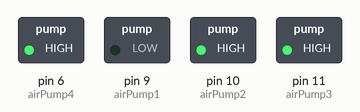
The sketch below on a simulated Arduino Uno, built with avr-gcc and run on an emulated ATmega328P. On the bench: switched loads named in the sketch (green lamp = pin HIGH).

Above: at 0.5 s.
At 1.5 s:
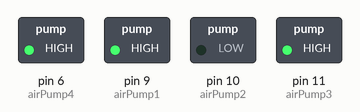
At 2.5 s:
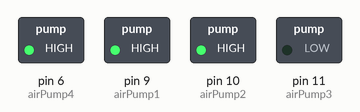
At 3.5 s:
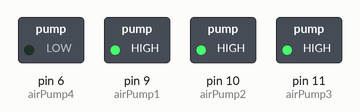
Timing chart, 0 to 5.2 s (numbered marks = the images above):
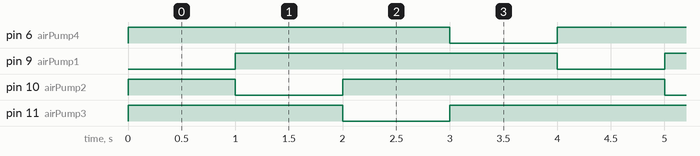

Measured:
- by itself, pin 6 (airPump4), pin 9 (airPump1): alternates HIGH for 3.0 s and LOW for 1.0 s
- by itself, pin 10 (airPump2), pin 11 (airPump3): repeats every 4.0 s: LOW 1.0 s, HIGH 3.0 s
- by itself, everything shown: repeats every 4.0 s, in 4 steps

The sketch:

pump_test.ino
```cpp
#include <math.h>

#include <Servo.h>
int top = 10;
int delayT = 60;
int frameCount = 0;

const int airPump1 = 9;    //Air pump motor with npn transistor at pin 9 of Arduino
const int airPump2 = 10;    //Air pump motor with npn transistor at pin 9 of Arduino
const int airPump3 = 11;    //Air pump motor with npn transistor at pin 9 of Arduino
const int airPump4 = 6;    //Air pump motor with npn transistor at pin 9 of Arduino

const int MPU=0x68;
int16_t AcX,AcY,AcZ,Tmp,GyX,GyY,GyZ;
double pitch,roll;
int airPumpOutput = 0;


void setup(){
Serial.begin(9600);
pinMode(airPump1,OUTPUT);
pinMode(airPump2,OUTPUT);
pinMode(airPump3,OUTPUT);
pinMode(airPump4,OUTPUT);
airPumpOutput  = 255;
}


void loop(){


analogWrite(airPump1,0);
analogWrite(airPump2,255);
analogWrite(airPump3,255);
analogWrite(airPump4,255);
//Serial.print("airPumpOutput = ");Serial.println(airPumpOutput);
delay(1000);

analogWrite(airPump1,255);
analogWrite(airPump2,0);
analogWrite(airPump3,255);
analogWrite(airPump4,255);
//Serial.print("airPumpOutput = ");Serial.println(airPumpOutput);
delay(1000);

analogWrite(airPump1,255);
analogWrite(airPump2,255);
analogWrite(airPump3,0);
analogWrite(airPump4,255);
//Serial.print("airPumpOutput = ");Serial.println(airPumpOutput);
delay(1000);

analogWrite(airPump1,255);
analogWrite(airPump2,255);
analogWrite(airPump3,255);
analogWrite(airPump4,0);
//Serial.print("airPumpOutput = ");Serial.println(airPumpOutput);
delay(1000);
}
```
